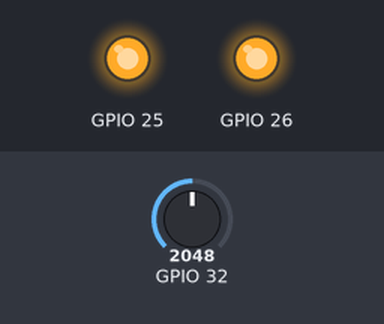
The sketch below on a simulated ESP32. On the bench: output pins drawn as LEDs (lit = HIGH). The test bench sets the inputs (shaded band); at power-on: GPIO 32 = 2048. WiFi joins after 1.5 s; servers stay silent unless stated; what the sketch prints to the serial monitor is not drawn.

Above: at 0.1 s.
Timing chart, 0 to 1.6 s (numbered marks = the images above):
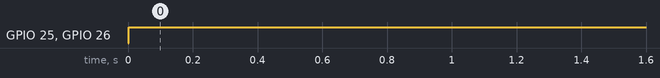

The sketch:

hidro.ino
```cpp
#define BLYNK_PRINT Serial
#define BLYNK_TEMPLATE_ID "TMPLn0diOy0A"
#define BLYNK_TEMPLATE_NAME "Soltek"
#define BLYNK_AUTH_TOKEN "QwCEj1uHdHau7GgTxCREWNqfs9O8-rew"

#define n5 4096
#define n4 1300
#define n3 1000
#define n2 650
#define n1 450


#define intervalo 900000

#include <BlynkSimpleEsp32.h>
#include <WiFi.h>

const char* ssid = "FABLAB";         // change SSID
const char* pass = "#$IICA2019$#";
char auth[] = BLYNK_AUTH_TOKEN;

unsigned long previousMillis = 0;
unsigned long interval = 30000;

int nivel = 1;
int sensor = 0;
bool listo = false;
bool bomba = true;
long time1 = 0;
bool wifiC = true;

void setup() {
  Serial.begin(115200);
  //put your setup code here, to run once:
  Blynk.config(auth);
  //Blynk.connectWiFi(ssid, pass);
  WiFi.begin(ssid, pass);
  //Blynk.begin(auth, ssid, pass);
  time1 = millis();
  pinMode(26,OUTPUT);
  pinMode(25,OUTPUT);

}

void loop() {
   if ((WiFi.status() != WL_CONNECTED) && (millis() - previousMillis >=interval)) {
    Serial.print(millis());
    Serial.println("Reconnecting to WiFi...");
    WiFi.disconnect();
    WiFi.reconnect();
    previousMillis = millis();
  }
  Blynk.run();
  if(bomba){
      digitalWrite(25,HIGH);
    }else{
      digitalWrite(25,LOW);
    }
  if(millis()-time1>intervalo){
      time1 = millis();
    if(bomba){
      bomba= false;
    }else{
      bomba= true;
    }
  }
  digitalWrite(26,HIGH);

  sensor = analogRead(32);
  // delay(500);
  // digitalWrite(25,LOW);
  // delay(500);
  Serial.println(sensor);
  listo = false;
  Blynk.virtualWrite(V0, nivel);
  Blynk.virtualWrite(V1, bomba);
  // put your main code here, to run repeatedly:

  if(sensor < n1 && !listo){
    nivel = 1;
    listo = true;
  }
  if(sensor < n2 && !listo){
    nivel = 2;
    listo = true;
  }
  if(sensor < n3 && !listo){
    nivel = 3;
    listo = true;
  }
  if(sensor < n4 && !listo){
    nivel = 4;
    listo = true;
  }
  if(sensor < n5 && !listo){
    nivel = 5;
    listo = true;
  }
  Serial.println(nivel);
  delay(1500);
}
```

Measured:
- by itself, GPIO 25, GPIO 26: LOW → HIGH at 0.00 s
